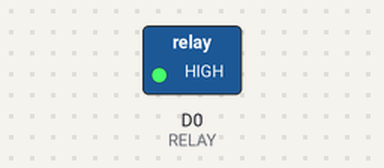
Simulated run of this sketch. Board: ESP8266 (NodeMCU). Shown: switched loads named in the sketch (green lamp = pin HIGH).

Above: at 1.5 s.
At 4.5 s:
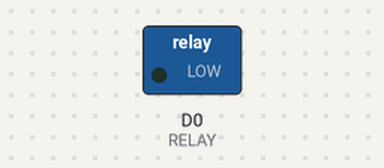
Timing chart, 0 to 7.8 s (numbered marks = the images above):
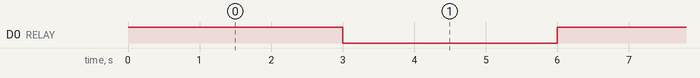

The sketch:

nodemcu_teste_relay.ino
```cpp
#define RELAY D0

void setup() {
  pinMode(RELAY,OUTPUT);
  // put your setup code here, to run once:

}

void loop() {

  digitalWrite(RELAY, HIGH);
  delay(3000);
  digitalWrite(RELAY, LOW);
  delay(3000);
}
```

Measured:
- by itself, D0 (RELAY): alternates HIGH for 3.0 s and LOW for 3.0 s
